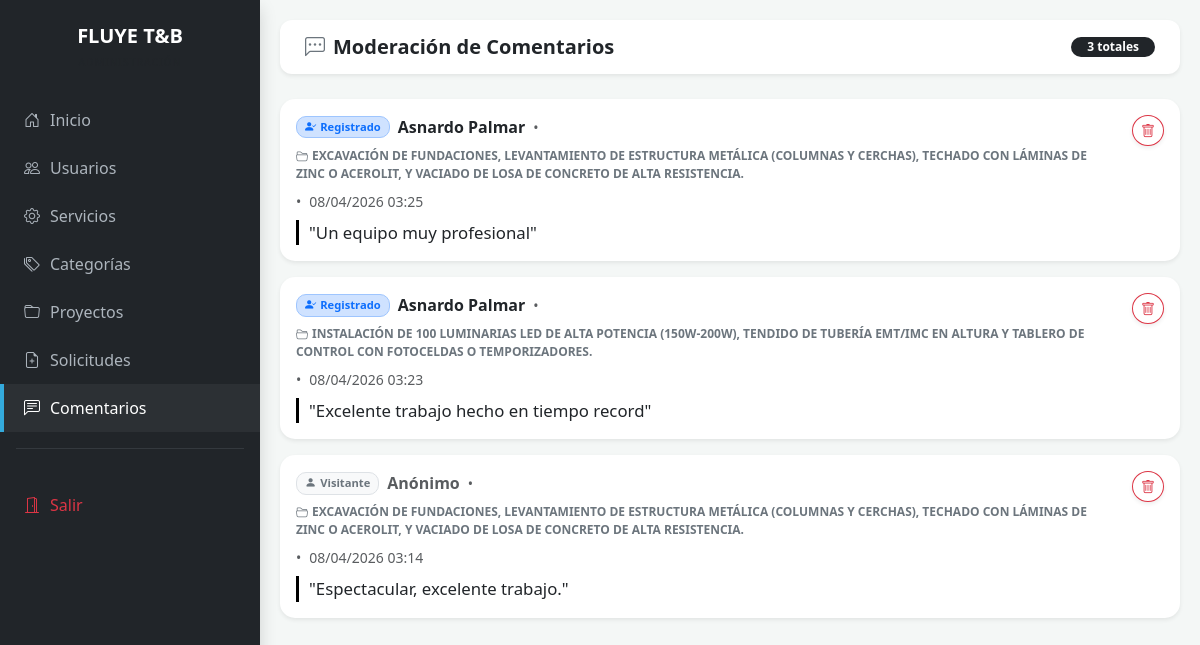
The page /comentarios.php on the database its author committed.
### tables this page shows
CREATE TABLE `comentarios` (
  `id_comentario` int NOT NULL,
  `id_proyecto` int DEFAULT NULL,
  `id_usuario` int DEFAULT NULL,
  `texto_comentario` text,
  `fecha_registro` timestamp NULL DEFAULT CURRENT_TIMESTAMP
);

CREATE TABLE `Usuario` (
  `id_usuario` int NOT NULL,
  `nombre_usuario` varchar(100) DEFAULT NULL,
  `cedula` varchar(20) DEFAULT NULL,
  `correo` varchar(100) DEFAULT NULL,
  `password` varchar(255) DEFAULT NULL,
  `id_empresa` int DEFAULT NULL,
  `token_verificacion` varchar(255) DEFAULT NULL,
  `cuenta_activa` tinyint(1) DEFAULT '0'
);

CREATE TABLE `proyecto` (
  `id_proyecto` int NOT NULL,
  `descripcion` text,
  `imagen_principal` varchar(255) DEFAULT 'default.jpg',
  `fecha_inicio` date DEFAULT NULL,
  `fecha_fin` date DEFAULT NULL,
  `presupuesto_estimado` decimal(12,2) DEFAULT NULL,
  `fecha_entrega_real` date DEFAULT NULL,
  `id_servicio` int DEFAULT NULL
);

### comentarios.php (the view, shortened to what this page needs)
<?php
$host = 'localhost';
$db   = 'fluyetyb_proyecto';
$user = 'fluyetyb_fluyetyb-proyecto';
$pass = 'Cum2026*';
$conexion = mysqli_connect($host, $user, $pass, $db);
$query = "SELECT c.*, p.descripcion as nombre_proyecto, u.nombre_usuario as nombre_real_persona
          FROM comentarios c
          LEFT JOIN proyecto p ON c.id_proyecto = p.id_proyecto
          LEFT JOIN Usuario u ON c.id_usuario = u.id_usuario
          ORDER BY c.fecha_registro DESC";
$resultado = mysqli_query($conexion, $query);
?>
<!DOCTYPE html>
<html lang="es">
<head>
    <link href="https://cdn.jsdelivr.net/npm/bootstrap@5.3.0/dist/css/bootstrap.min.css" rel="stylesheet">
    <link rel="stylesheet" href="https://cdn.jsdelivr.net/npm/bootstrap-icons@1.11.0/font/bootstrap-icons.css">
</head>
<body>
<div class="d-flex">
    <?php include 'sidebar.php'; ?>
    <div class="main-content">
        <div class="top-nav shadow-sm d-flex justify-content-between align-items-center">
            <div class="d-flex align-items-center gap-3">
                <h5 class="mb-0 fw-bold"><i class="bi bi-chat-left-dots text-secondary me-2"></i>Moderación de Comentarios</h5>
            </div>
            <span class="badge bg-dark rounded-pill px-3"><?php echo mysqli_num_rows($resultado); ?> totales</span>
        </div>
        <div class="row">
            <?php while($c = mysqli_fetch_assoc($resultado)): ?>
                <div class="col-12 mb-3">
                    <div class="card comment-card shadow-sm p-3">
                        <div class="d-flex justify-content-between align-items-start">
                            <div class="w-100">
                                <div class="d-flex align-items-center flex-wrap gap-2 mb-2">
                                    <?php if(!empty($c['id_usuario'])): ?>
                                        <span class="user-type-tag bg-primary-subtle text-primary border border-primary-subtle">
                                            <i class="bi bi-person-check-fill me-1"></i>Registrado
                                        </span>
                                        <span class="fw-bold text-dark">
                                            <?php echo htmlspecialchars($c['nombre_real_persona'] ?? 'Usuario ID: '.$c['id_usuario']); ?>
                                        </span>
                                    <?php else: ?>
                                        <span class="user-type-tag bg-light text-secondary border">
                                            <i class="bi bi-person-fill me-1"></i>Visitante
                                        </span>
                                        <span class="fw-bold text-muted">Anónimo</span>
                                    <?php endif; ?>
                                    <span class="text-muted small">•</span>
                                    <span class="project-tag">
                                        <i class="bi bi-folder2-open me-1"></i><?php echo $c['nombre_proyecto'] ?? 'General'; ?>
                                    </span>
                                    <span class="text-muted small">•</span>
                                    <span class="text-muted small"><?php echo date('d/m/Y H:i', strtotime($c['fecha_registro'])); ?></span>
                                </div>
                                <p class="mb-0 text-dark" style="font-size: 1.05rem; padding-left: 10px; border-left: 3px solid #000;">
                                    "<?php echo htmlspecialchars($c['texto_comentario']); ?>"
                                </p>
                            </div>
                            <div class="ms-3">
                                <a href="comentarios.php?eliminar=<?php echo $c['id_comentario']; ?>"
                                   class="btn btn-outline-danger btn-sm rounded-circle shadow-sm"
                                   onclick="return confirm('¿Seguro que quieres eliminar este comentario?')"
                                   title="Eliminar comentario">
                                    <i class="bi bi-trash"></i>
                                </a>
                            </div>
                        </div>
                    </div>
                </div>
            <?php endwhile; ?>
        </div>
    </div>
</div>
</body>
</html>

### comentarios.php (style rules this page uses)
body { background-color: #f4f7f6; min-height: 100vh; }
.main-content { flex: 1; padding: 20px; transition: all 0.3s; min-width: 0; }
.top-nav { background: white; padding: 15px 25px; border-radius: 12px; margin-bottom: 25px; }
.comment-card { background: white; border-radius: 15px; border: none; transition: 0.3s; }
.project-tag { font-size: 0.75rem; font-weight: 700; text-transform: uppercase; color: #6c757d; }
.user-type-tag { font-size: 0.7rem; padding: 2px 8px; border-radius: 10px; font-weight: 600; }

### rows shown on the page
comentarios: id_usuario.nombre_usuario "Asnardo Palmar", id_proyecto.descripcion "EXCAVACIÓN DE FUNDACIONES, LEVANTAMIENTO DE ESTRUCTURA METÁLICA (COLUMNAS Y CERCHAS), TECHADO CON LÁMINAS DE ZINC O ACEROLIT, Y VACIADO DE LOSA DE CONCRETO DE ALTA RESISTENCIA.", fecha_registro "08/04/2026 03:25", texto_comentario "Un equipo muy profesional"
comentarios: id_usuario.nombre_usuario "Asnardo Palmar", id_proyecto.descripcion "INSTALACIÓN DE 100 LUMINARIAS LED DE ALTA POTENCIA (150W-200W), TENDIDO DE TUBERÍA EMT/IMC EN ALTURA Y TABLERO DE CONTROL CON FOTOCELDAS O TEMPORIZADORES.", fecha_registro "08/04/2026 03:23", texto_comentario "Excelente trabajo hecho en tiempo record"
comentarios: shows "Visitante", id_proyecto.descripcion "EXCAVACIÓN DE FUNDACIONES, LEVANTAMIENTO DE ESTRUCTURA METÁLICA (COLUMNAS Y CERCHAS), TECHADO CON LÁMINAS DE ZINC O ACEROLIT, Y VACIADO DE LOSA DE CONCRETO DE ALTA RESISTENCIA.", fecha_registro "08/04/2026 03:14", texto_comentario "Espectacular, excelente trabajo."

### other values the page prints
mysqli_num_rows($resultado) "3"
